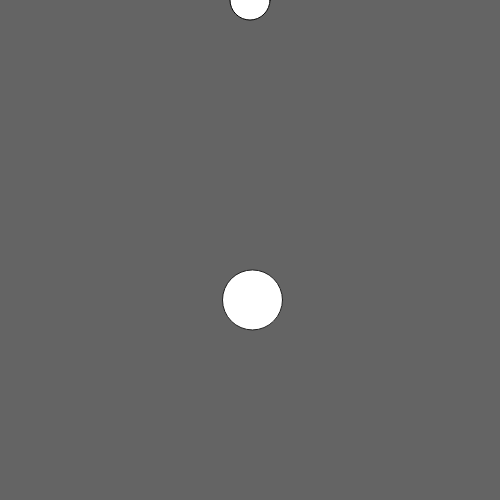
Frame 1 (no input)
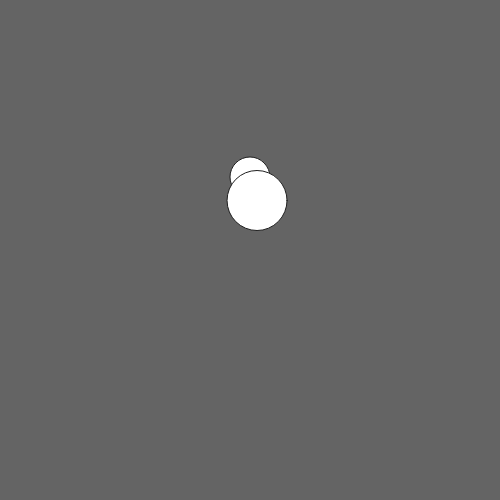
Frame 60 (no input)
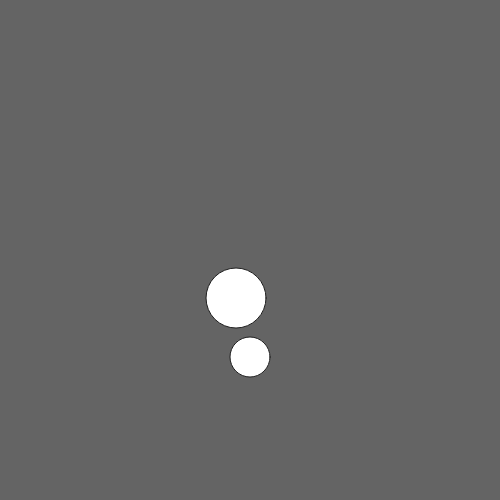
Frame 120 (the mouse pressed at the canvas centre since frame 60)

The p5.js sketch that drew these frames (run headless with seeded random() and noise() and a simulated clock; from frame 60 on, the mouse is pressed at the canvas centre):

// p5.js sketch
// ── sketch.js
let x=0;
let speed=3;

let centerPoint;
let angle = 0.05;
let orbitSpeed = 0.05;
let orbitRadius = 50;
let ellipseRadius = 60;

function setup() {
  createCanvas(500, 500);
  centerPoint = width / 2;
}

function draw() {
  background(100); //230, 239, 2
  frameRate(30);
  circle(width/2,x,40);
  x+=speed;

  if (x > height || x < 0){
    speed = -speed
  }
  
  orbitRadius = 50;
  let wx = centerPoint + orbitRadius * sin(angle);
  let wy = centerPoint + orbitRadius * cos(angle);
  stroke(30);
  ellipse(wx, wy, ellipseRadius);
  angle = angle + orbitSpeed;
  
}
